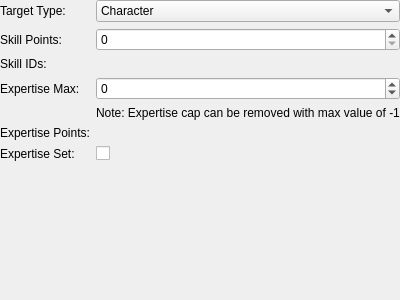
<?xml version="1.0" encoding="UTF-8"?>
<ui version="4.0">
 <class>ActionGrantSkills</class>
 <widget class="QWidget" name="ActionGrantSkills">
  <property name="geometry">
   <rect>
    <x>0</x>
    <y>0</y>
    <width>400</width>
    <height>300</height>
   </rect>
  </property>
  <layout class="QVBoxLayout" name="verticalLayout">
   <property name="leftMargin">
    <number>0</number>
   </property>
   <property name="topMargin">
    <number>0</number>
   </property>
   <property name="rightMargin">
    <number>0</number>
   </property>
   <property name="bottomMargin">
    <number>0</number>
   </property>
   <item>
    <layout class="QFormLayout" name="formLayout">
     <property name="fieldGrowthPolicy">
      <enum>QFormLayout::AllNonFixedFieldsGrow</enum>
     </property>
     <item row="0" column="0">
      <widget class="QLabel" name="lblTargetType">
       <property name="text">
        <string>Target Type:</string>
       </property>
      </widget>
     </item>
     <item row="0" column="1">
      <widget class="QComboBox" name="targetType">
       <item>
        <property name="text">
         <string>Character</string>
        </property>
       </item>
       <item>
        <property name="text">
         <string>Partner</string>
        </property>
       </item>
      </widget>
     </item>
     <item row="1" column="0">
      <widget class="QLabel" name="lblSkillPoints">
       <property name="text">
        <string>Skill Points:</string>
       </property>
      </widget>
     </item>
     <item row="1" column="1">
      <widget class="QSpinBox" name="skillPoints">
       <property name="maximum">
        <number>65535</number>
       </property>
      </widget>
     </item>
     <item row="2" column="0">
      <widget class="QLabel" name="lblSkillIDs">
       <property name="text">
        <string>Skill IDs:</string>
       </property>
      </widget>
     </item>
     <item row="2" column="1">
      <widget class="DynamicList" name="skillIDs" native="true"/>
     </item>
     <item row="3" column="0">
      <widget class="QLabel" name="lblExpertiseMax">
       <property name="text">
        <string>Expertise Max:</string>
       </property>
      </widget>
     </item>
     <item row="3" column="1">
      <widget class="QSpinBox" name="expertiseMax">
       <property name="minimum">
        <number>-1</number>
       </property>
       <property name="maximum">
        <number>127</number>
       </property>
      </widget>
     </item>
     <item row="5" column="0">
      <widget class="QLabel" name="lblExpertisePoints">
       <property name="text">
        <string>Expertise Points:</string>
       </property>
      </widget>
     </item>
     <item row="5" column="1">
      <widget class="ActionMap" name="expertisePoints" native="true"/>
     </item>
     <item row="6" column="0">
      <widget class="QLabel" name="lblExpertiseSet">
       <property name="text">
        <string>Expertise Set:</string>
       </property>
      </widget>
     </item>
     <item row="6" column="1">
      <widget class="QCheckBox" name="expertiseSet">
       <property name="text">
        <string/>
       </property>
      </widget>
     </item>
     <item row="4" column="1">
      <widget class="QLabel" name="lblExpertiseMaxNote">
       <property name="text">
        <string>Note: Expertise cap can be removed with max value of -1</string>
       </property>
      </widget>
     </item>
    </layout>
   </item>
  </layout>
 </widget>
 <customwidgets>
  <customwidget>
   <class>ActionMap</class>
   <extends>QWidget</extends>
   <header>ActionMap.h</header>
   <container>1</container>
  </customwidget>
  <customwidget>
   <class>DynamicList</class>
   <extends>QWidget</extends>
   <header>DynamicList.h</header>
   <container>1</container>
  </customwidget>
 </customwidgets>
 <resources/>
 <connections/>
</ui>
